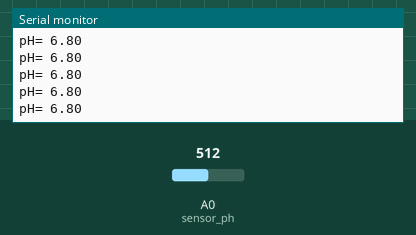
Simulated run of this sketch. Board: ESP8266 (NodeMCU). Parts: the last lines printed to the serial monitor. Inputs (shaded band) come from the test bench; at power-on: A0 (sensor_ph) = 512. WiFi joins after 1.5 s; servers stay silent unless stated.

Above: at 3.0 s.
3.1 s: A0 (sensor_ph) set to 716
At 3.13 s:
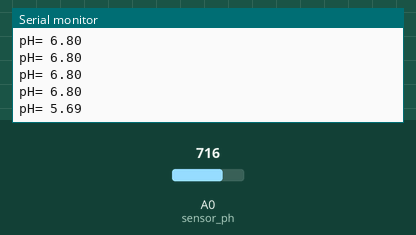
4.6 s: A0 (sensor_ph) set to 900
At 4.65 s:
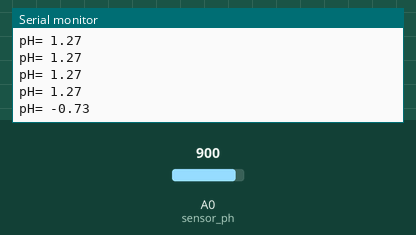
Timing chart, 0 to 7.6 s (numbered marks = the images above; inputs shaded):
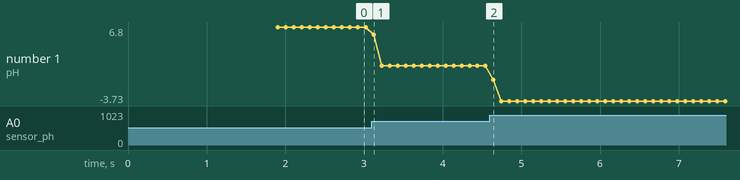

The sketch:

ph.ino
```cpp
#define BLYNK_TEMPLATE_ID "TMPLN1pHRbur"
#define BLYNK_DEVICE_NAME "Temperature Sensor"
#define BLYNK_AUTH_TOKEN "vNrCHYmtssS7KJdiKxROgeoJo-9Yv0c3"

// Comment this out to disable prints and save space
#define BLYNK_PRINT Serial
#include <ESP8266WiFi.h>
#include <BlynkSimpleEsp8266.h>

char auth[] = BLYNK_AUTH_TOKEN;
char ssid[] = "Redmi";
char pass[] = "";

// #define BLYNK_FIRMWARE_VERSION        "0.1.0"
// #define APP_DEBUG
#define USE_NODE_MCU_BOARD

BlynkTimer timer;

// This function is called every time the device is connected to the Blynk.Cloud
BLYNK_CONNECTED()
{
  // Change Web Link Button message to "Congratulations!"
  Blynk.setProperty(V3, "offImageUrl", "https://static-image.nyc3.cdn.digitaloceanspaces.com/general/fte/congratulations.png");
  Blynk.setProperty(V3, "onImageUrl",  "https://static-image.nyc3.cdn.digitaloceanspaces.com/general/fte/congratulations_pressed.png");
  Blynk.setProperty(V3, "url", "https://docs.blynk.io/en/getting-started/what-do-i-need-to-blynk/how-quickstart-device-was-made");
}

float phVal;

// This function sends Arduino's uptime every second to Virtual Pin 2.
void myTimerEvent()
{
  // for ph Sensor

  if (phVal > 8.5 || phVal < 6.5)
    {
      if(phVal < 6.5){
        Blynk.logEvent("unsafe_", String("Water too acidic ,Ph Detected! : ") + phVal);
      }
      else{
        Blynk.logEvent("unsafe_", String("Water too basic ,Ph Detected!: ") + phVal);
      }
    }
  Blynk.virtualWrite(V2, phVal); //sending to Blynk
}


void setup()
{
  Serial.begin(115200);
  Blynk.begin(auth, ssid, pass);
  timer.setInterval(1000L, myTimerEvent);
}

float ph (float voltage) {

  // if(voltage>=3.96){
  //   //acidic region
  //   return 7 - ((voltage - 3.96)/1.04)*7;
  // }
  // else{
  //   //basic region
  //   return 7 + ((3.96-voltage)/3.96)*7;
  // }

  return 7 + ((2.5 - voltage) / 0.18) - 0.2;
}

int sensor_ph = A0;
int samples = 10;
float resolutions = 1024.0;

void loop() {

  int pHvalue = 0;

  for (int i = 0; i < samples; i++)
  {
      pHvalue += analogRead(sensor_ph);
      delay(10);
  }

  float voltage = 5 / resolutions * pHvalue/samples;
  Serial.print("\npH= ");
  phVal = ph(voltage);
  Serial.print(phVal);

  Blynk.run();
  timer.run();

  // put your main code here, to run repeatedly:

}
```

Measured:
- after the input at 3.1 s, the serial monitor: prints a new line at once (image 1)
- after the input at 4.6 s, the serial monitor: prints a new line at once (image 2)
- plotted number 1: 6.8 → 1.27 after the input at 3.1 s, 1.27 → -3.73 after the input at 4.6 s
